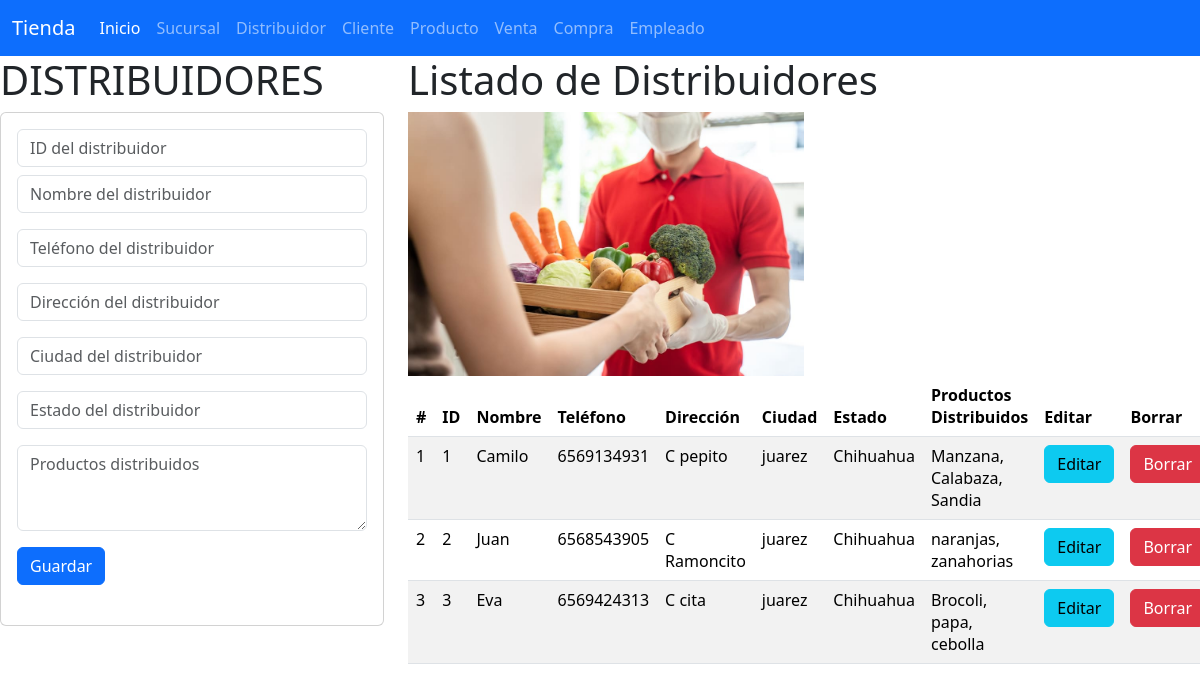
Page /distribuidores on the committed database.
### distribuidor_app/models.py (models this page shows)
class Distribuidor(models.Model):
    id_distribuidor = models.IntegerField(null=False, primary_key=True)
    nombre = models.CharField(max_length=100, null=False)
    telefono = models.IntegerField(null=False)
    direccion = models.CharField(max_length=100, null=False)
    ciudad = models.CharField(max_length=100, null=False)
    estado = models.CharField(max_length=100,null=False)
    productos_distribuidos = models.CharField(max_length=1000,null=False)

### distribuidor_app/views.py (the view)
# urls.py: path("distribuidores", views.inicio_vistaDistribuidores, name="distribuidores"),
def inicio_vistaDistribuidores(request):
    losDistribuidores = Distribuidor.objects.all()
    return render(request, "gestionarDistribuidores.html", {"misDistribuidores": losDistribuidores})

### distribuidor_app/templates/gestionarDistribuidores.html
{% extends "base.html" %}
{% load static %}
{% block cuerpo %}
<div class="row">
    <div class="col-md-4">
        <h1> DISTRIBUIDORES </h1>
        <div class="card">
            <div class="card-body">
                <form action="/registrarDistribuidor/" method="POST"> {% csrf_token %}
                    <div class="form-group">
                        <input type="number" id="numID_distribuidor" name="numID_distribuidor" class="form-control" placeholder="ID del distribuidor" required>
                    </div>
                    <div class="form-group py-2">
                        <input type="text" id="txtNombre" name="txtNombre" class="form-control" placeholder="Nombre del distribuidor" required>
                    </div>
                    <div class="form-group py-2">
                        <input type="number" id="numTelefono" name="numTelefono" class="form-control" placeholder="Teléfono del distribuidor" required>
                    </div>
                    <div class="form-group py-2">
                        <input type="text" id="txtDireccion" name="txtDireccion" class="form-control" placeholder="Dirección del distribuidor" required>
                    </div>
                    <div class="form-group py-2">
                        <input type="text" id="txtCiudad" name="txtCiudad" class="form-control" placeholder="Ciudad del distribuidor" required>
                    </div>
                    <div class="form-group py-2">
                        <input type="text" id="txtEstado" name="txtEstado" class="form-control" placeholder="Estado del distribuidor" required>
                    </div>
                    <div class="form-group py-2">
                        <textarea id="txtProductosDistribuidos" name="txtProductosDistribuidos" class="form-control" placeholder="Productos distribuidos" rows="3" required></textarea>
                    </div>
                    <div class="form-group py-2">
                        <button type="submit" class="btn btn-primary">Guardar</button>
                    </div>
                </form>
            </div>
        </div>
    </div>
    <div class="col-md-8">
        <h1>Listado de Distribuidores</h1>
        <img class="w-50" src="{% static  'img/distribuidor.jpg' %}" alt="distribuidor" width="200" height="auto">
        <div class="table-responsive">
            <table class="table table-striped">
                <thead>
                    <tr>
                        <th>#</th>
                        <th>ID</th>
                        <th>Nombre</th>
                        <th>Teléfono</th>
                        <th>Dirección</th>
                        <th>Ciudad</th>
                        <th>Estado</th>
                        <th>Productos Distribuidos</th>
                        <th>Editar</th>
                        <th>Borrar</th>
                    </tr>
                </thead>
                <tbody>
                    {% for d in misDistribuidores %}
                    <tr>
                        <td>{{ forloop.counter }}</td>
                        <td>{{ d.id_distribuidor }}</td>
                        <td>{{ d.nombre }}</td>
                        <td>{{ d.telefono }}</td>
                        <td>{{ d.direccion }}</td>
                        <td>{{ d.ciudad }}</td>
                        <td>{{ d.estado }}</td>
                        <td>{{ d.productos_distribuidos }}</td>
                        <td><a href="seleccionarDistribuidor/{{ d.id_distribuidor }}" class="btn btn-info">Editar</a></td>
                        <td><a href="borrarDistribuidor/{{ d.id_distribuidor }}" class="btn btn-danger">Borrar</a></td>
                    </tr>
                    {% endfor %}
                </tbody>
            </table>
        </div>
    </div>
</div>
{% endblock %}

### rows in the picture
Distribuidor: id_distribuidor "1", nombre "Camilo", telefono "6569134931", direccion "C pepito", ciudad "juarez", estado "Chihuahua", productos_distribuidos "Manzana, Calabaza, Sandia"
Distribuidor: id_distribuidor "2", nombre "Juan", telefono "6568543905", direccion "C Ramoncito", ciudad "juarez", estado "Chihuahua", productos_distribuidos "naranjas, zanahorias"
Distribuidor: id_distribuidor "3", nombre "Eva", telefono "6569424313", direccion "C cita", ciudad "juarez", estado "Chihuahua", productos_distribuidos "Brocoli, papa, cebolla"
